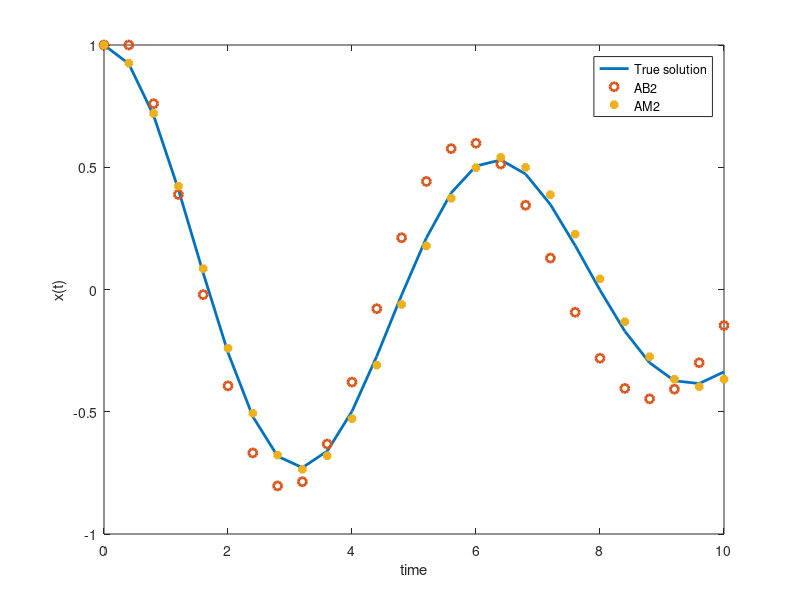

Write the MATLAB code that produced this figure. (Note: this script raises an error after producing the figure.)
%% Linear Multi-step methods
% 3-Apr: Adams-Bashforth 2
% 5-Apr: add Trapezoidal Rule
% 17-Apr: added IRK

%%
clear all
close all
clc

%% Define sample problem
% The most interesting part to vary here is ratio of wn and stepsize h.
wn = 1;
zeta = 0.1;
h = 0.4;

%%
% The equation to solve is
% $$ \ddot{x} + 2 \zeta \omega_n \dot{x} + \omega_n^2 x = 0 $$
f = @(z) [z(2); -wn^2*z(1)-2*zeta*wn*z(2)];

%%
% With initial conditions
z0 = [1;0];

%%
% Let's also define the true solution
wd = wn*sqrt(1-zeta^2);
y = @(t) exp(-zeta*wn*t).*( z0(1)*cos(wd*t) + (z0(2) + zeta*wn*z0(1))/wd*sin(wd*t) );

%%
tf = 10;
time = 0:h:tf;
nstep = length(time);

Z = zeros( 2, nstep);

%% Integrate the solution
% Let's first take an Euler step since AB2 is not self-starting
tic
Z(:,1) = z0;
Z(:,2) = Z(:,1) + h*f(z0);

%% 
% Now we can continue with AB2
fm1 = f(Z(:,1));
for i = 2:nstep-1
    
    fi = f(Z(:,i));
    Z(:,i+1) = Z(:,i) + h*( 3/2*fi - 1/2*fm1 );
    
    fm1 = fi;
    
end
toc

%% AM2/Trap
Z_am2 = zeros(size(Z));
Z_am2(:,1) = z0;
tol = 1e-6;
tic
for i = 1:nstep-1
    
    iter = 0;
    err = 1;
    if i == 1
        zest = Z_am2(:,i) + h*f(Z_am2(:,i));
    else
        zest = Z_am2(:,i) + h*(3/2*f(Z_am2(:,i)) - 1/2*f(Z_am2(:,i-1)) );
    end
    while err >= tol
        iter = iter + 1;
        zest1 = Z_am2(:,i) + h/2*( f(zest) + f(Z_am2(:,i)) );
    
        err = norm(zest1 - zest);
        zest = zest1;
        
    end
    Z_am2(:,i+1) = zest;
    iter
    
end
toc

%% Visualize the results 
% Now we can make a plot to compare the true solution and our
% approximations
plot(time, y(time), '-', ...
    'LineWidth', 2, 'DisplayName', 'True solution')
hold on
plot(time, Z(1,:), 'o', ...
    'LineWidth', 2, 'DisplayName', 'AB2')
xlabel('time')
ylabel('x(t)')
legend('show')


plot( time, Z_am2(1,:),'*', 'DisplayName', 'AM2', 'LineWidth', 3)


%%
% Convergence testing example
% z1 = [-0.328569181097212;
%    0.197477255580434];
% z2 = [-0.334745911140231;
%    0.188330026330040];
% z3 = [-0.336317094322793;
%    0.186084168432383];
% 
% z1(1) - z2(1)
% z2(1) - z3(1)


%% RK2 test
f = @(t,z) [z(2); -wn^2*z(1)-2*zeta*wn*z(2)];

tic
[Z_rk2,t] = rk2(f, 0, h, tf, z0);
toc

plot( t, Z_rk2(1,:), 's','LineWidth', 3, 'DisplayName', 'RK2' )


%% RK2 with adaptive time stepping
tol = 0.1;

tic
[Z_rk2a,t] = rk2_adapt(f, 0, h, tf, z0, tol);
toc

plot( t, Z_rk2a(1,:), 'd','LineWidth', 3, 'DisplayName', 'RK2 adaptive stepping' )



%% irk test
tic
[Z_irk,t] = irk(f, 0, h, tf, z0);
toc

plot( t, Z_irk(1,:), '^','LineWidth', 3, 'DisplayName', 'irk' )
